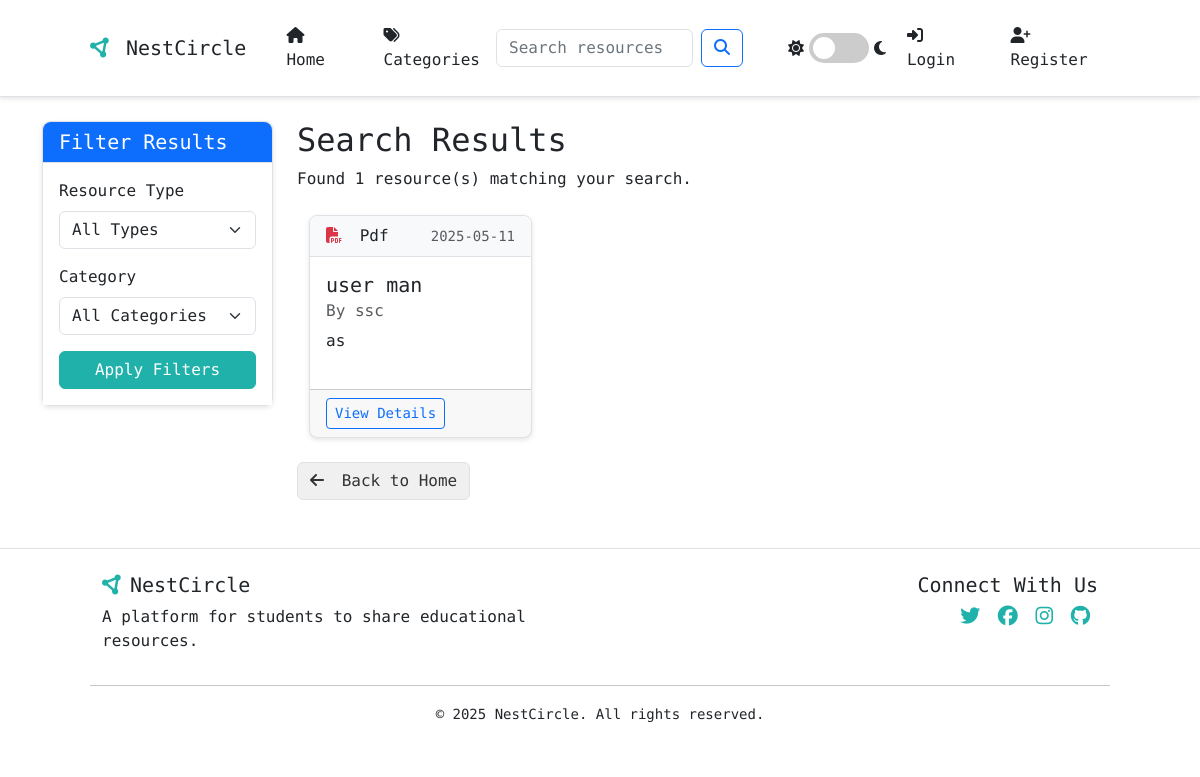
The page /search on the database as committed earlier.
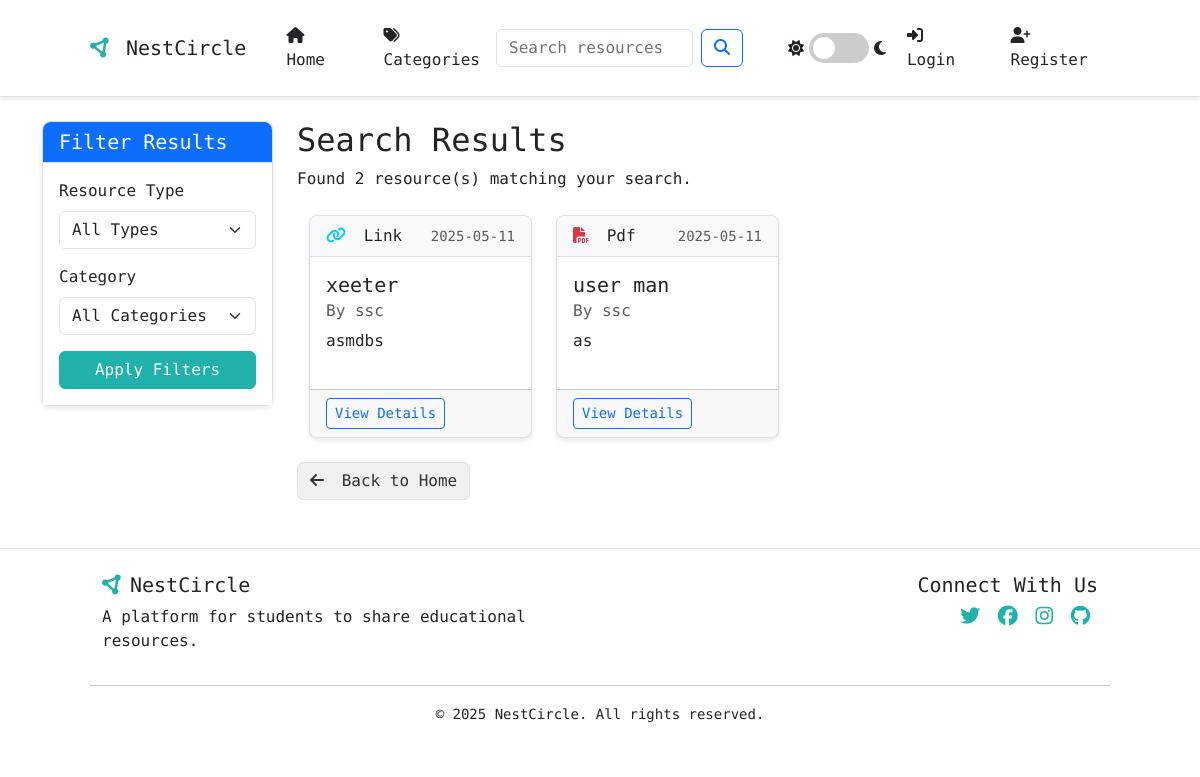
The same page on the database as committed later.
### app.py (models this page shows, shortened)
class Resource(db.Model):
    id = db.Column(db.Integer, primary_key=True)
    title = db.Column(db.String(100), nullable=False)
    description = db.Column(db.Text, nullable=False)
    date_posted = db.Column(db.DateTime, nullable=False, default=datetime.utcnow)
    resource_type = db.Column(db.String(20), nullable=False)  # "link", "pdf", "youtube", etc.
    content = db.Column(db.Text, nullable=False)  # URL or file path
    user_id = db.Column(db.Integer, db.ForeignKey('user.id'), nullable=False)
    ratings = db.relationship('Rating', backref='resource', lazy=True, cascade="all, delete-orphan")
    comments = db.relationship('Comment', backref='resource', lazy=True, cascade="all, delete-orphan",
                              order_by="desc(Comment.date_posted)")
    bookmarks = db.relationship('Bookmark', backref='resource', lazy=True, cascade="all, delete-orphan")

class User(db.Model, UserMixin):
    id = db.Column(db.Integer, primary_key=True)
    username = db.Column(db.String(20), unique=True, nullable=False)
    email = db.Column(db.String(120), unique=True, nullable=False)
    password = db.Column(db.String(60), nullable=False)
    role = db.Column(db.String(20), nullable=False, default='user')  # 'user', 'moderator', 'admin'
    email_verified = db.Column(db.Boolean, default=False)
    notification_preferences = db.Column(db.Text, default='{"new_resources": true, "comments_on_resources": true, "ratings_on_resources": false}')
    resources = db.relationship('Resource', backref='author', lazy=True)
    ratings = db.relationship('Rating', backref='user', lazy=True)
    comments = db.relationship('Comment', backref='author', lazy=True)
    bookmarks = db.relationship('Bookmark', backref='user', lazy=True)

### app.py (the view)
@app.route('/search', methods=['GET'])
def search():
    query = request.args.get('query', '')
    category_id = request.args.get('category_id')
    resource_type = request.args.get('resource_type')
    resources_query = Resource.query
    if query:
        resources_query = resources_query.filter(
            (Resource.title.contains(query)) |
            (Resource.description.contains(query))
        )
    if category_id:
        resources_query = resources_query.join(
            resource_categories
        ).join(
            Category
        ).filter(Category.id == category_id)
    if resource_type:
        resources_query = resources_query.filter(Resource.resource_type == resource_type)
    resources = resources_query.order_by(Resource.date_posted.desc()).all()
    categories = Category.query.all()
    return render_template('search.html', resources=resources, query=query,
                          categories=categories, selected_category_id=category_id)

### app.py (called while the page is built)
@app.context_processor
def inject_now():
    return {'now': datetime.utcnow()}

@app.context_processor
def inject_user_roles():
    return {'is_admin': current_user.is_authenticated and current_user.has_role('admin'),
            'is_moderator': current_user.is_authenticated and current_user.has_role('moderator')}

### templates/search.html (shortened to what this page needs)
{% extends "base.html" %}
{% block content %}
<div class="row">
    <div class="col-md-3">
        <div class="card mb-4">
            <div class="card-header bg-primary text-white">
                <h5 class="mb-0">Filter Results</h5>
            </div>
            <div class="card-body">
                <form method="GET" action="{{ url_for('search') }}">
                    <div class="mb-3">
                        <label for="resource_type" class="form-label">Resource Type</label>
                        <select class="form-select" id="resource_type" name="resource_type">
                            <option value="">All Types</option>
                        </select>
                    </div>
                    {% if categories %}
                    <div class="mb-3">
                        <label for="category_id" class="form-label">Category</label>
                        <select class="form-select" id="category_id" name="category_id">
                            <option value="">All Categories</option>
                        </select>
                    </div>
                    {% endif %}
                    <div class="d-grid">
                        <button type="submit" class="btn btn-primary">Apply Filters</button>
                    </div>
                </form>
            </div>
        </div>
    </div>
    <div class="col-md-9">
        <div class="mb-4">
            <h2>Search Results {% if query %}for "{{ query }}"{% endif %}</h2>
            <p>Found {{ resources|length }} resource(s) matching your search.</p>
        </div>
        {% if resources %}
            <div class="row">
                {% for resource in resources %}
                    <div class="col-md-4 mb-4">
                        <div class="card h-100">
                            <div class="card-header d-flex justify-content-between align-items-center">
                                <span>
                                    {% if resource.resource_type == 'link' %}
                                        <i class="fas fa-link text-info me-2"></i>
                                    {% elif resource.resource_type == 'pdf' %}
                                        <i class="fas fa-file-pdf text-danger me-2"></i>
                                    {% elif resource.resource_type == 'youtube' %}
                                        <i class="fab fa-youtube text-danger me-2"></i>
                                    {% endif %}
                                    {{ resource.resource_type|capitalize }}
                                </span>
                                <small class="text-muted">{{ resource.date_posted.strftime('%Y-%m-%d') }}</small>
                            </div>
                            <div class="card-body">
                                <h5 class="card-title">{{ resource.title }}</h5>
                                <h6 class="card-subtitle mb-2 text-muted">By {{ resource.author.username }}</h6>
                                <p class="card-text">{{ resource.description|truncate(100) }}</p>
                            </div>
                            <div class="card-footer">
                                <a href="{{ url_for('resource', resource_id=resource.id) }}" class="btn btn-sm btn-outline-primary">View Details</a>
                            </div>
                        </div>
                    </div>
                {% endfor %}
            </div>
        {% else %}
            <div class="alert alert-info">
                <p>No resources found matching your search criteria.</p>
                <p>Try using different keywords or browse all resources on the <a href="{{ url_for('home') }}">home page</a>.</p>
            </div>
        {% endif %}
        <a href="{{ url_for('home') }}" class="btn btn-outline-secondary">
            <i class="fas fa-arrow-left me-2"></i> Back to Home
        </a>
    </div>
</div>
{% endblock %}

Rows that differ between the two databases and show on the page:
added Resource: resource_type "Link", date_posted "2025-05-11", title "xeeter", author.username "ssc", description "asmdbs"
Other text that changed with them:
{{ resources|length }}: "1" → "2"
